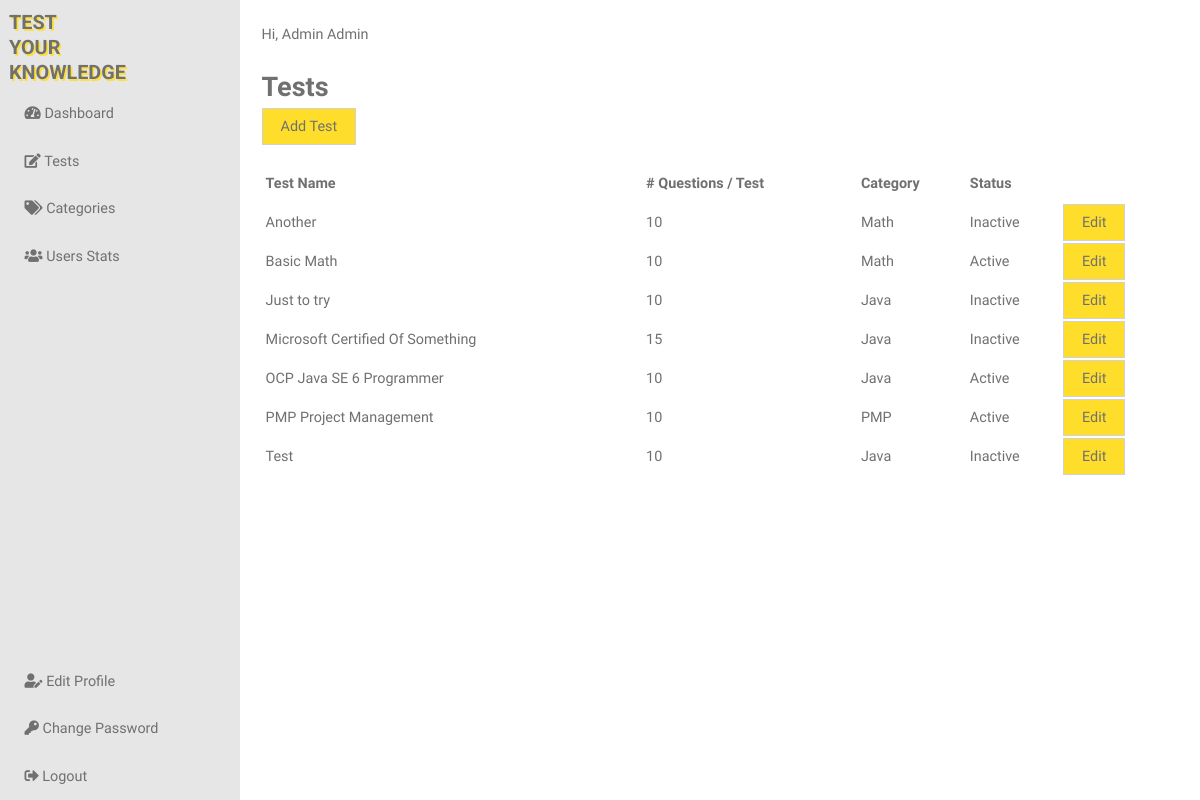
Page /admin/admin-tests-list.php (signed in) on the committed database.
### tables this page shows
CREATE TABLE IF NOT EXISTS `tb_tests` (
  `id` int(11) NOT NULL AUTO_INCREMENT,
  `idCategory` int(11) DEFAULT NULL,
  `name` varchar(100) NOT NULL,
  `description` longtext,
  `numQuestions` int(11) NOT NULL DEFAULT '10',
  `status` tinyint(1) NOT NULL DEFAULT '1',
  `createdDate` timestamp NOT NULL DEFAULT CURRENT_TIMESTAMP,
  `modifiedDate` timestamp NOT NULL DEFAULT CURRENT_TIMESTAMP,
  PRIMARY KEY (`id`)
);

CREATE TABLE IF NOT EXISTS `tb_categories` (
  `id` int(11) NOT NULL AUTO_INCREMENT,
  `name` varchar(50) NOT NULL,
  `createdDate` timestamp NOT NULL DEFAULT CURRENT_TIMESTAMP,
  `modifiedDate` timestamp NOT NULL DEFAULT CURRENT_TIMESTAMP,
  PRIMARY KEY (`id`)
);

### model/tests.php (called while the page is built, shortened)
<?php
class Test {
    private $id;
    private $category;
    private $name;
    private $numQuestions;
    private $status;
    public function getId(){
        return $this->id;
    }
    public function setId($id){
        $this->id = $id;
    }
    public function getCategory(){
        return $this->category;
    }
    public function setCategory($category){
        $this->category = $category;
    }
    public function getName(){
        return $this->name;
    }
    public function setName($name){
        $this->name = $name;
    }
    public function getNumQuestions(){
        return $this->numQuestions;
    }
    public function setNumQuestions($numQuestions){
        $this->numQuestions = $numQuestions;
    }
    public function getStatus(){
        return $this->status;
    }
    public function setStatus($status){
        $this->status = $status;
    }
    public static function getAllTests(){
        global $database;
        $query = "SELECT t.id, t.name, t.numQuestions, t.description, t.status, t.idCategory, c.name as category FROM tb_tests t, tb_categories c WHERE t.idCategory = c.id ORDER BY t.name";
        $result = $database->query($query);
        $tests = [];
        if($result->num_rows) {
            while($row = $result->fetch_assoc()){
                $testObject = new self;
                $status = ($row['status'] ? "Active" : "Inactive");
                $testObject->setId($row['id']);
                $testObject->setCategory($row['category']);
                $testObject->setName($row['name']);
                $testObject->setDescription($row['description']);
                $testObject->setNumQuestions($row['numQuestions']);
                $testObject->setStatus($status);
                $tests[] = $testObject;
            }
        }
        return $tests;
    }
}
?>

### model/database.php (called while the page is built, shortened)
<?php
class Database {
    public $connection;
    public function getConnection(){
        $this->connection = new mysqli(DB_HOST, DB_USER, DB_PASSWORD, DB_NAME);
    }
    public function query($query){
        $result = $this->connection->query($query);
        return $result;
    }
}
?>

### view/tests.php (the view, shortened to what this page needs)
<?php
function showAllTestsAdmin($tests) {
    if(!empty($tests)){
        foreach ($tests as $test) {
            echo "<tr>";
                echo "<td>{$test->getName()}</td>";
                echo "<td>{$test->getNumQuestions()}</td>";
                echo "<td>{$test->getCategory()}</td>";
                echo "<td>{$test->getStatus()}</td>";
                echo "<td><a href='admin-edit-test.php?testId={$test->getId()}' class='link-button m-b-10'>Edit</a></td>";
            echo "</tr>";
        }
    } else {
        echo "Nothing to show. <a href='admin-add-test.php'>Add a Test</a>";
    }
}
?>

### assets/css/style.css (style rules this page uses)
*, *::after, *::before { margin: 0; padding: 0; box-sizing: inherit; }
html { font-size: 62.5%; }
@media only screen and (max-width: 75em) { html { font-size: 56.25%; } }
body { box-sizing: border-box; font-family: "Nanum Gothic", sans-serif; font-size: 1.6rem; color: #707070; }
.m-b-10 { margin-bottom: 1rem; }
th, td { padding: 1rem 0; text-align: left; vertical-align: top; }
.form-button, .form-button-small, .link-button { background-color: #FFDE2B; padding: 1rem 2rem; font-size: 1.6rem; border: 1px solid #D1D1D1; outline: none; color: #707070; }
.link-button { text-decoration: none; }

### rows in the picture
tb_tests: name "Another", numQuestions "10", idCategory.name "Math", status "Inactive"
tb_tests: name "Basic Math", numQuestions "10", idCategory.name "Math", status "Active"
tb_tests: name "Just to try", numQuestions "10", idCategory.name "Java", status "Inactive"
tb_tests: name "Microsoft Certified Of Something", numQuestions "15", idCategory.name "Java", status "Inactive"
tb_tests: name "OCP Java SE 6 Programmer", numQuestions "10", idCategory.name "Java", status "Active"
tb_tests: name "PMP Project Management", numQuestions "10", idCategory.name "PMP", status "Active"
tb_tests: name "Test", numQuestions "10", idCategory.name "Java", status "Inactive"

### other values in the picture
$_SESSION['firstName'] "Admin"
$_SESSION['lastName'] "Admin"
